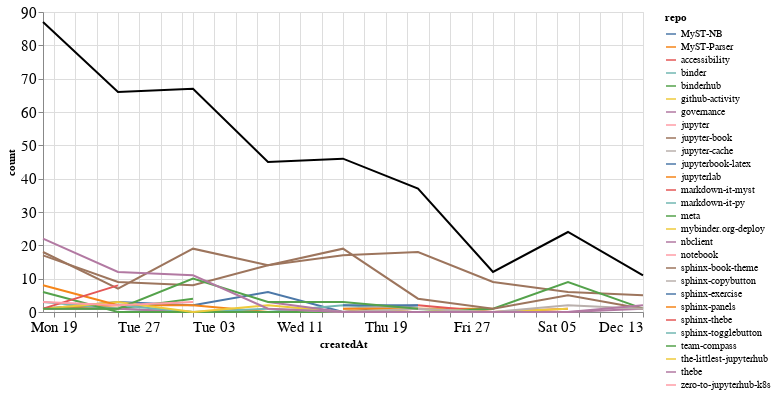

This figure's notebook cell:
### Markdown cell above
### Comments

### Code cell
comments_time = comments.groupby('repo').resample('W', on='createdAt').count()['author'].reset_index()
comments_time = comments_time.rename(columns={'author': 'count'})
comments_time_total = comments_time.groupby('createdAt').agg({"count": "sum"}).reset_index()
ch1 = alt.Chart(comments_time, width=600).mark_line().encode(
    x='createdAt',
    y='count',
    color='repo',
    tooltip="repo"
)

ch2 = alt.Chart(comments_time_total, width=600).mark_line(color="black").encode(
    x='createdAt',
    y='count',
)

ch1 + ch2

### Figure 1 — Vega-Lite specification as saved in the notebook (floating-point values rounded to 4 significant figures)
{"config": {"axisLeft": {"labelFontSize": 15}, "axisBottom": {"labelFontSize": 15}}, "layer": [{"data": {"name": "data-3fae13a9a8b7516df537810544fe1879"}, "mark": "line", "encoding": {"color": {"type": "nominal", "field": "repo"}, "tooltip": {"type": "nominal", "field": "repo"}, "x": {"type": "temporal", "field": "createdAt"}, "y": {"type": "quantitative", "field": "count"}}, "width": 600}, {"data": {"name": "data-aeb6fcda5ab10c04c3182e854a30b7c8"}, "mark": {"type": "line", "color": "black"}, "encoding": {"x": {"type": "temporal", "field": "createdAt"}, "y": {"type": "quantitative", "field": "count"}}, "width": 600}], "$schema": "https://vega.github.io/schema/vega-lite/v4.8.1.json", "datasets": {"data-3fae13a9a8b7516df537810544fe1879": [{"repo": "MyST-NB", "createdAt": "2020-10-18T00:00:00", "count": 1}, {"repo": "MyST-NB", "createdAt": "2020-10-25T00:00:00", "count": 3}, {"repo": "MyST-NB", "createdAt": "2020-11-01T00:00:00", "count": 2}, {"repo": "MyST-NB", "createdAt": "2020-11-08T00:00:00", "count": 6}, {"repo": "MyST-NB", "createdAt": "2020-11-15T00:00:00", "count": 0}, {"repo": "MyST-NB", "createdAt": "2020-11-22T00:00:00", "count": 2}, {"repo": "MyST-Parser", "createdAt": "2020-10-18T00:00:00", "count": 1}, {"repo": "MyST-Parser", "createdAt": "2020-10-25T00:00:00", "count": 2}, {"repo": "MyST-Parser", "createdAt": "2020-11-01T00:00:00", "count": 2}, {"repo": "MyST-Parser", "createdAt": "2020-11-08T00:00:00", "count": 0}, {"repo": "MyST-Parser", "createdAt": "2020-11-15T00:00:00", "count": 0}, {"repo": "MyST-Parser", "createdAt": "2020-11-22T00:00:00", "count": 1}, {"repo": "accessibility", "createdAt": "2020-10-18T00:00:00", "count": 1}, {"repo": "binder", "createdAt": "2020-10-18T00:00:00", "count": 3}, {"repo": "binder", "createdAt": "2020-10-25T00:00:00", "count": 1}, {"repo": "binder", "createdAt": "2020-11-01T00:00:00", "count": 0}, {"repo": "binder", "createdAt": "2020-11-08T00:00:00", "count": 0}, {"repo": "binder", "createdAt": "2020-11-15T00:00:00", "count": 2}, {"repo": "binder", "createdAt": "2020-11-22T00:00:00", "count": 1}, {"repo": "binderhub", "createdAt": "2020-10-18T00:00:00", "count": 1}, {"repo": "binderhub", "createdAt": "2020-10-25T00:00:00", "count": 1}, {"repo": "binderhub", "createdAt": "2020-11-01T00:00:00", "count": 4}, {"repo": "github-activity", "createdAt": "2020-11-01T00:00:00", "count": 7}, {"repo": "governance", "createdAt": "2020-10-18T00:00:00", "count": 1}, {"repo": "governance", "createdAt": "2020-10-25T00:00:00", "count": 1}, {"repo": "governance", "createdAt": "2020-11-01T00:00:00", "count": 0}, {"repo": "governance", "createdAt": "2020-11-08T00:00:00", "count": 0}, {"repo": "governance", "createdAt": "2020-11-15T00:00:00", "count": 0}, {"repo": "governance", "createdAt": "2020-11-22T00:00:00", "count": 1}, {"repo": "jupyter", "createdAt": "2020-11-01T00:00:00", "count": 1}, {"repo": "jupyter-book", "createdAt": "2020-10-18T00:00:00", "count": 18}, {"repo": "jupyter-book", "createdAt": "2020-10-25T00:00:00", "count": 7}, {"repo": "jupyter-book", "createdAt": "2020-11-01T00:00:00", "count": 19}, {"repo": "jupyter-book", "createdAt": "2020-11-08T00:00:00", "count": 14}, {"repo": "jupyter-book", "createdAt": "2020-11-15T00:00:00", "count": 17}, {"repo": "jupyter-book", "createdAt": "2020-11-22T00:00:00", "count": 18}, {"repo": "jupyter-book", "createdAt": "2020-11-29T00:00:00", "count": 9}, {"repo": "jupyter-book", "createdAt": "2020-12-06T00:00:00", "count": 6}, {"repo": "jupyter-book", "createdAt": "2020-12-13T00:00:00", "count": 5}, {"repo": "jupyter-cache", "createdAt": "2020-11-15T00:00:00", "count": 1}, {"repo": "jupyter-cache", "createdAt": "2020-11-22T00:00:00", "count": 2}, {"repo": "jupyterbook-latex", "createdAt": "2020-11-15T00:00:00", "count": 2}, {"repo": "jupyterbook-latex", "createdAt": "2020-11-22T00:00:00", "count": 2}, {"repo": "jupyterlab", "createdAt": "2020-11-15T00:00:00", "count": 1}, {"repo": "jupyterlab", "createdAt": "2020-11-22T00:00:00", "count": 1}, {"repo": "jupyterlab", "createdAt": "2020-11-29T00:00:00", "count": 1}, {"repo": "markdown-it-myst", "createdAt": "2020-11-22T00:00:00", "count": 2}, {"repo": "markdown-it-myst", "createdAt": "2020-11-29T00:00:00", "count": 0}, {"repo": "markdown-it-myst", "createdAt": "2020-12-06T00:00:00", "count": 1}, {"repo": "markdown-it-py", "createdAt": "2020-10-25T00:00:00", "count": 2}, {"repo": "markdown-it-py", "createdAt": "2020-11-01T00:00:00", "count": 0}, {"repo": "markdown-it-py", "createdAt": "2020-11-08T00:00:00", "count": 1}, {"repo": "meta", "createdAt": "2020-10-18T00:00:00", "count": 6}, {"repo": "meta", "createdAt": "2020-10-25T00:00:00", "count": 0}, {"repo": "meta", "createdAt": "2020-11-01T00:00:00", "count": 0}, {"repo": "meta", "createdAt": "2020-11-08T00:00:00", "count": 0}, {"repo": "meta", "createdAt": "2020-11-15T00:00:00", "count": 0}, {"repo": "meta", "createdAt": "2020-11-22T00:00:00", "count": 0}, {"repo": "meta", "createdAt": "2020-11-29T00:00:00", "count": 1}, {"repo": "meta", "createdAt": "2020-12-06T00:00:00", "count": 9}, {"repo": "meta", "createdAt": "2020-12-13T00:00:00", "count": 1}, {"repo": "mybinder.org-deploy", "createdAt": "2020-10-18T00:00:00", "count": 1}, {"repo": "mybinder.org-deploy", "createdAt": "2020-10-25T00:00:00", "count": 3}, {"repo": "mybinder.org-deploy", "createdAt": "2020-11-01T00:00:00", "count": 0}, {"repo": "mybinder.org-deploy", "createdAt": "2020-11-08T00:00:00", "count": 2}, {"repo": "mybinder.org-deploy", "createdAt": "2020-11-15T00:00:00", "count": 0}, {"repo": "mybinder.org-deploy", "createdAt": "2020-11-22T00:00:00", "count": 1}, {"repo": "mybinder.org-deploy", "createdAt": "2020-11-29T00:00:00", "count": 0}, {"repo": "mybinder.org-deploy", "createdAt": "2020-12-06T00:00:00", "count": 1}, {"repo": "nbclient", "createdAt": "2020-11-08T00:00:00", "count": 3}, {"repo": "nbclient", "createdAt": "2020-11-15T00:00:00", "count": 0}, {"repo": "nbclient", "createdAt": "2020-11-22T00:00:00", "count": 0}, {"repo": "nbclient", "createdAt": "2020-11-29T00:00:00", "count": 0}, {"repo": "nbclient", "createdAt": "2020-12-06T00:00:00", "count": 0}, {"repo": "nbclient", "createdAt": "2020-12-13T00:00:00", "count": 1}, {"repo": "notebook", "createdAt": "2020-11-15T00:00:00", "count": 1}, {"repo": "sphinx-book-theme", "createdAt": "2020-10-18T00:00:00", "count": 17}, {"repo": "sphinx-book-theme", "createdAt": "2020-10-25T00:00:00", "count": 9}, {"repo": "sphinx-book-theme", "createdAt": "2020-11-01T00:00:00", "count": 8}, {"repo": "sphinx-book-theme", "createdAt": "2020-11-08T00:00:00", "count": 14}, {"repo": "sphinx-book-theme", "createdAt": "2020-11-15T00:00:00", "count": 19}, {"repo": "sphinx-book-theme", "createdAt": "2020-11-22T00:00:00", "count": 4}, {"repo": "sphinx-book-theme", "createdAt": "2020-11-29T00:00:00", "count": 1}, {"repo": "sphinx-book-theme", "createdAt": "2020-12-06T00:00:00", "count": 5}, {"repo": "sphinx-book-theme", "createdAt": "2020-12-13T00:00:00", "count": 1}, {"repo": "sphinx-copybutton", "createdAt": "2020-11-08T00:00:00", "count": 1}, {"repo": "sphinx-copybutton", "createdAt": "2020-11-15T00:00:00", "count": 0}, {"repo": "sphinx-copybutton", "createdAt": "2020-11-22T00:00:00", "count": 1}, {"repo": "sphinx-copybutton", "createdAt": "2020-11-29T00:00:00", "count": 0}, {"repo": "sphinx-copybutton", "createdAt": "2020-12-06T00:00:00", "count": 2}, {"repo": "sphinx-copybutton", "createdAt": "2020-12-13T00:00:00", "count": 1}, {"repo": "sphinx-exercise", "createdAt": "2020-10-18T00:00:00", "count": 2}, {"repo": "sphinx-panels", "createdAt": "2020-10-18T00:00:00", "count": 8}, {"repo": "sphinx-panels", "createdAt": "2020-10-25T00:00:00", "count": 2}, {"repo": "sphinx-thebe", "createdAt": "2020-10-18T00:00:00", "count": 1}, {"repo": "sphinx-thebe", "createdAt": "2020-10-25T00:00:00", "count": 8}, {"repo": "sphinx-togglebutton", "createdAt": "2020-10-25T00:00:00", "count": 11}, {"repo": "team-compass", "createdAt": "2020-10-18T00:00:00", "count": 1}, {"repo": "team-compass", "createdAt": "2020-10-25T00:00:00", "count": 1}, {"repo": "team-compass", "createdAt": "2020-11-01T00:00:00", "count": 10}, {"repo": "team-compass", "createdAt": "2020-11-08T00:00:00", "count": 3}, {"repo": "team-compass", "createdAt": "2020-11-15T00:00:00", "count": 3}, {"repo": "team-compass", "createdAt": "2020-11-22T00:00:00", "count": 1}, {"repo": "the-littlest-jupyterhub", "createdAt": "2020-10-25T00:00:00", "count": 1}, {"repo": "thebe", "createdAt": "2020-10-18T00:00:00", "count": 22}, {"repo": "thebe", "createdAt": "2020-10-25T00:00:00", "count": 12}, {"repo": "thebe", "createdAt": "2020-11-01T00:00:00", "count": 11}, {"repo": "thebe", "createdAt": "2020-11-08T00:00:00", "count": 1}, {"repo": "thebe", "createdAt": "2020-11-15T00:00:00", "count": 0}, {"repo": "thebe", "createdAt": "2020-11-22T00:00:00", "count": 0}, {"repo": "thebe", "createdAt": "2020-11-29T00:00:00", "count": 0}, {"repo": "thebe", "createdAt": "2020-12-06T00:00:00", "count": 0}, {"repo": "thebe", "createdAt": "2020-12-13T00:00:00", "count": 2}, {"repo": "zero-to-jupyterhub-k8s", "createdAt": "2020-10-18T00:00:00", "count": 3}, {"repo": "zero-to-jupyterhub-k8s", "createdAt": "2020-10-25T00:00:00", "count": 2}, {"repo": "zero-to-jupyterhub-k8s", "createdAt": "2020-11-01T00:00:00", "count": 3}], "data-aeb6fcda5ab10c04c3182e854a30b7c8": [{"createdAt": "2020-10-18T00:00:00", "count": 87}, {"createdAt": "2020-10-25T00:00:00", "count": 66}, {"createdAt": "2020-11-01T00:00:00", "count": 67}, {"createdAt": "2020-11-08T00:00:00", "count": 45}, {"createdAt": "2020-11-15T00:00:00", "count": 46}, {"createdAt": "2020-11-22T00:00:00", "count": 37}, {"createdAt": "2020-11-29T00:00:00", "count": 12}, {"createdAt": "2020-12-06T00:00:00", "count": 24}, {"createdAt": "2020-12-13T00:00:00", "count": 11}]}}
